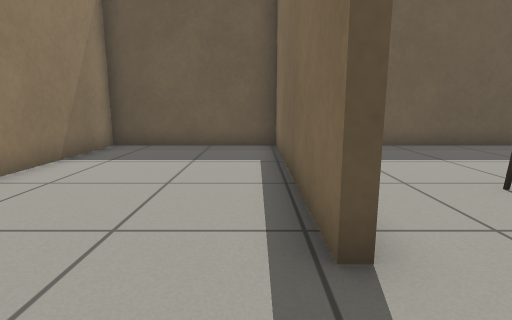
[1] (above)

13 first-person views from a walk through a robot-simulator world made for Gazebo. The camera is 0.64 m above the floor, tilts 10° down and sees 80° across. The floor is counted in squares, 0.5 m on a side. Each view is taken from the middle of a square. On the plan, view 1 faces up. The plan holds only what a view shows up to about 13 squares ahead; the rest is blank. Some surface patterns are stand-ins.

[2]
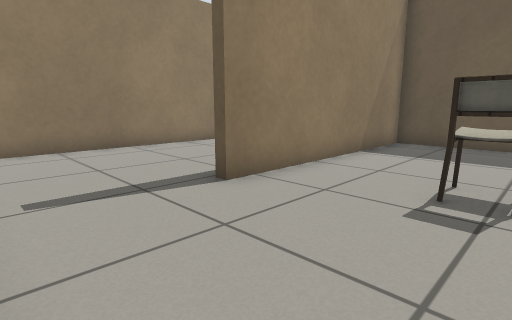

[3]
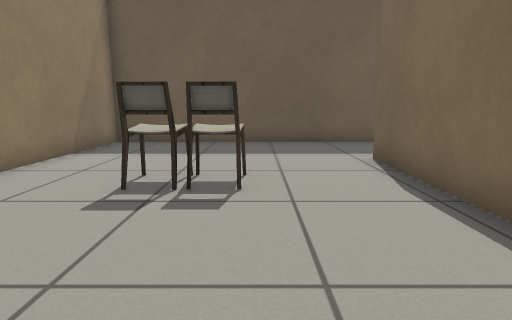

[4]
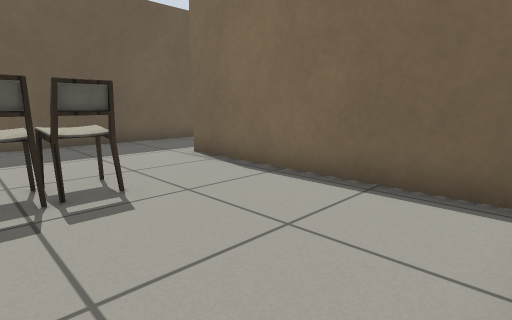

[5]
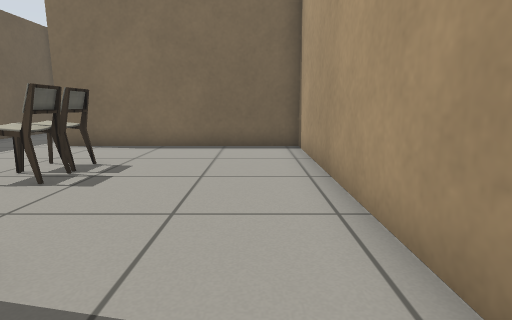

[6]
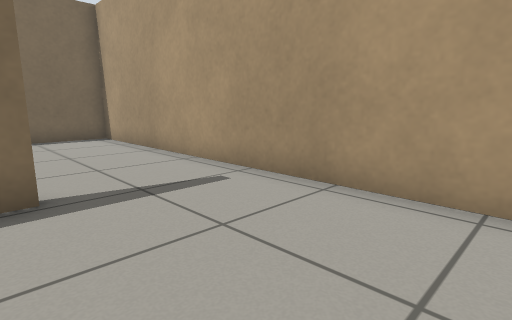

[7]
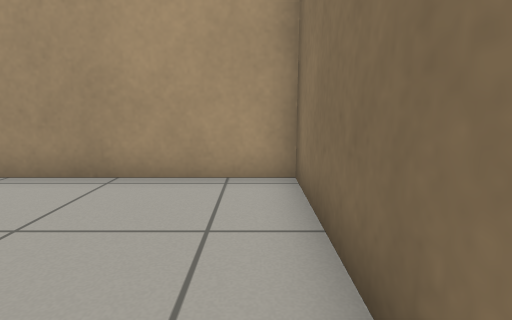

[8]
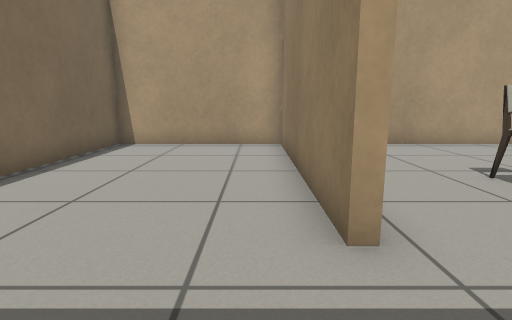

[9]
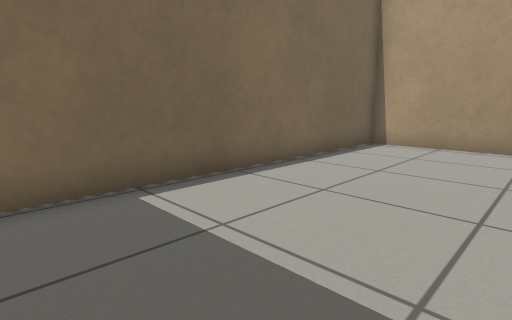

[10]
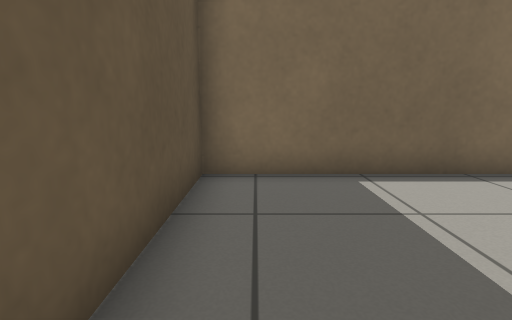

[11]
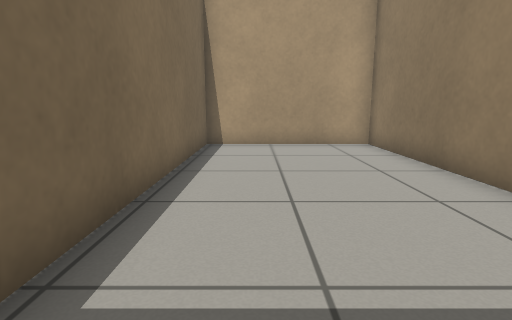

[12]
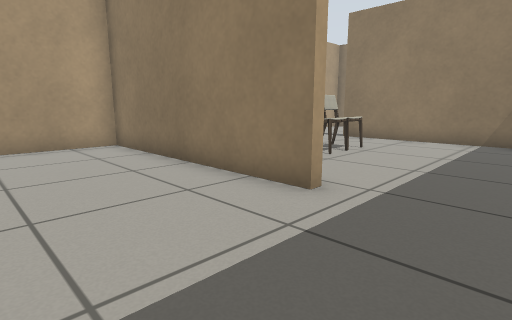

[13]
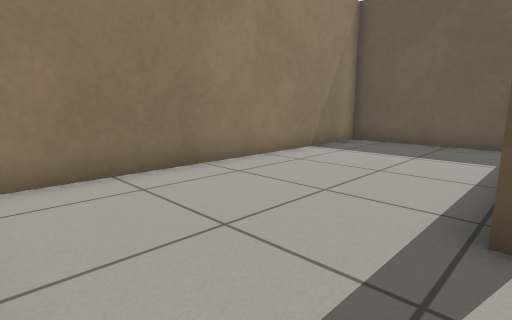

### Floor plan
Points are (right, up) in squares from view 1. A wall is a line through its corners. A room is listed if a view was taken in it or the views show most of it. See-through windows are left out.
Room 1 (views 1, 5, 6, 7, 13)
walls: (0.7, 2.2) (0.7, 10) (-4.7, 10) (-4.7, -1.4) (1.5, -1.4)
ways out: opening at (1, 0.5) to room 2
Room 2 (views 2, 3, 4, 10)
walls: (1.5, -1.4) (8.9, -1.4) (8.9, 6.4) (9.1, 6.4); (9.5, 10) (1, 10) (1, 2.2)
ways out: opening at (1, 0.5) to room 1; opening at (9, 8) to room 3
objects: chair (4, 4); chair (5, 4) to (6, 4)
Room 3 (views 8, 9, 11, 12)
walls: (9.1, 6.4) (9.1, -1.4) (14.7, -1.4) (14.7, 10) (9.5, 10)
ways out: opening at (9, 8) to room 2

Positions as (right, up) in squares from view 1, and headings:
1: (0, 0), facing up
2: (5, -1), facing up-left
3: (6, -1), facing up
4: (4, -1), facing up-right
5: (-1, 0), facing right
6: (-4, 3), facing down-right
7: (-4, 4), facing down
8: (10, 9), facing down
9: (10, 9), facing down-right
10: (9, 9), facing right
11: (13, 9), facing down
12: (13, 9), facing down-left
13: (1, -1), facing up-left
